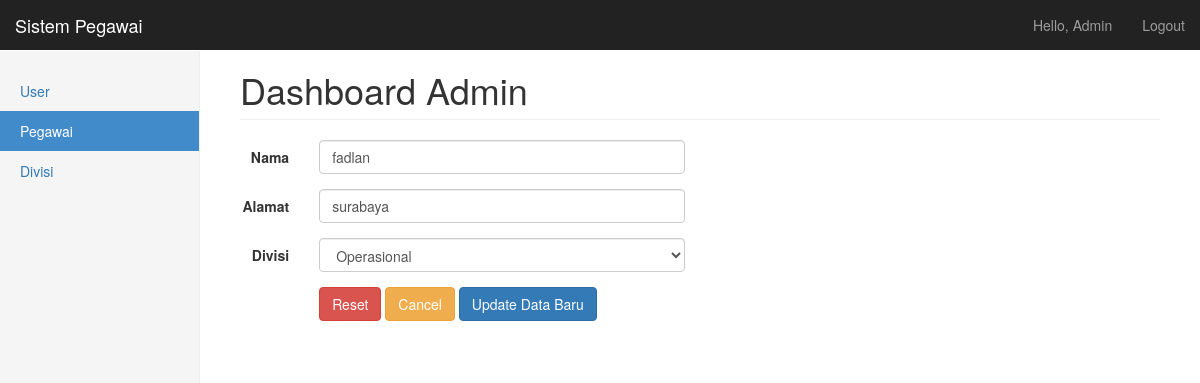
Screenshot of /update_pegawai.php?id=1 (signed in) with the database file from the repository.
### tables this page shows
CREATE TABLE `pegawai` (
  `id_pegawai` int(11) NOT NULL,
  `nama` varchar(50) NOT NULL,
  `alamat` varchar(100) NOT NULL,
  `id_divisi` int(11) NOT NULL
);

CREATE TABLE `divisi` (
  `id_divisi` int(11) NOT NULL,
  `divisi` varchar(50) NOT NULL
);

### update_pegawai.php (the view, shortened to what this page needs)
<?php
	include 'koneksi.php';
?>
<!DOCTYPE html>
<html lang="en">
  <head>
    <link href="css/bootstrap.min.css" rel="stylesheet">
    <link href="css/dashboard.css" rel="stylesheet">
    <link href="css/dataTables.bootstrap.css" rel="stylesheet" type="text/css" />
	<link href="css/dataTables.tableTools.min.css" rel="stylesheet" type="text/css" />
  </head>
  <body>
    <nav class="navbar navbar-inverse navbar-fixed-top">
      <div class="container-fluid">
        <div class="navbar-header">
          <a class="navbar-brand" href="pegawai.php">Sistem Pegawai</a>
        </div>
        <div id="navbar" class="navbar-collapse collapse">
          <ul class="nav navbar-nav navbar-right">
            <li><a href="#"><?php echo "Hello, ".ucwords($_SESSION['user']);?></a></li>
            <li><a href="logout.php">Logout</a></li>
          </ul>
        </div>
      </div>
    </nav>
    <div class="container-fluid">
      <div class="row">
        <div class="col-sm-3 col-md-2 sidebar">
          <ul class="nav nav-sidebar">
			<?php if($_SESSION['level']=='admin'){?>
            <li><a href="user.php">User <span class="sr-only">(current)</span></a></li>
			<?php } ?>
            <li class="active"><a href="#">Pegawai</a></li>
            <li><a href="divisi.php">Divisi</a></li>
            </ul>
        </div>
        <div class="col-sm-9 col-sm-offset-3 col-md-10 col-md-offset-2 main">
          <h1 class="page-header">Dashboard <?php echo ucfirst($_SESSION['level']);?></h1>
		  <div class="row">
		  <div class="col-md-6">
		  <div>
					<?php
						$result = $mysqli->query("SELECT *  FROM `pegawai` WHERE `id_pegawai` = ".$_GET['id'].";");
						if($result->num_rows > 0){
							while($row = $result->fetch_assoc()) {
					?>
			<form class="form-horizontal" action="proses_update_pegawai.php?id=<?php echo $_GET['id'];?>" method="POST">
					  <div class="form-group">
						<label for="nama" class="col-sm-2 control-label">Nama</label>
						<div class="col-sm-10">
						  <input type="text" class="form-control" name="nama" id="nama" value="<?php echo $row['nama']?>" placeholder="Masukkan Nama untuk Pegawai baru" required />
						</div>
					  </div>
					  <div class="form-group">
						<label for="Alamat" class="col-sm-2 control-label">Alamat</label>
						<div class="col-sm-10">
						  <input type="text" class="form-control" name="alamat" id="alamat" value="<?php echo $row['alamat']?>" placeholder="Masukkan Alamat untuk Pegawai baru" required />
						</div>
					  </div>
					  <div class="form-group">
						  <label for="divisi" class="col-sm-2 control-label">Divisi</label>
						  <div class="col-sm-10">
						  <select name="divisi" id="disabledSelect" class="form-control">
							<?php
								$result = $mysqli->query("select * from divisi");
								if($result->num_rows > 0){
									while($div = $result->fetch_assoc()) {
							?>
										<option value="<?php echo $div["id_divisi"];?>" <?php if($div["id_divisi"]==$row["id_divisi"]) echo "selected";?>><?php echo ucfirst($div["divisi"]);?></option>
							<?php
									}
								}
							?>
						  </select>
						  </div>
					  </div>
					  <div class="form-group">
						<div class="col-sm-offset-2 col-sm-10">
						  <button type="reset" class="btn btn-danger">Reset</button>
						  <a type="cancel" class="btn btn-warning" href="pegawai.php">Cancel</a>
						  <button type="submit" class="btn btn-primary">Update Data Baru</button>
						</div>
					  </div>
			</form>
					<?php
							}
						}
					?>
		  </div>
		  </div>
		  <div class="col-md-6">
		  </div>
		  </div>
         </div>
        </div>
      </div>
  </body>
</html>

### css/dashboard.css (style rules this page uses)
body { padding-top: 50px; }
.navbar-fixed-top { border: 0; }
.sidebar { display: none; }
@media (min-width: 768px) { .sidebar { position: fixed; top: 51px; bottom: 0; left: 0; z-index: 1000; display: block; padding: 20px; overflow-x: hidden; overflow-y: auto; background-color: #f5f5f5; border-right: 1px solid #eee; } }
.nav-sidebar { margin-right: -21px; margin-bottom: 20px; margin-left: -20px; }
.nav-sidebar > li > a { padding-right: 20px; padding-left: 20px; }
.nav-sidebar > .active > a, .nav-sidebar > .active > a:hover, .nav-sidebar > .active > a:focus { color: #fff; background-color: #428bca; }
.main { padding: 20px; }
@media (min-width: 768px) { .main { padding-right: 40px; padding-left: 40px; } }
.main .page-header { margin-top: 0; }

### rows the page displays
pegawai: nama "fadlan", alamat "surabaya", divisi "Operasional"

### other values shown
$_SESSION['user'] "Admin"
$_SESSION['level'] "Admin"
